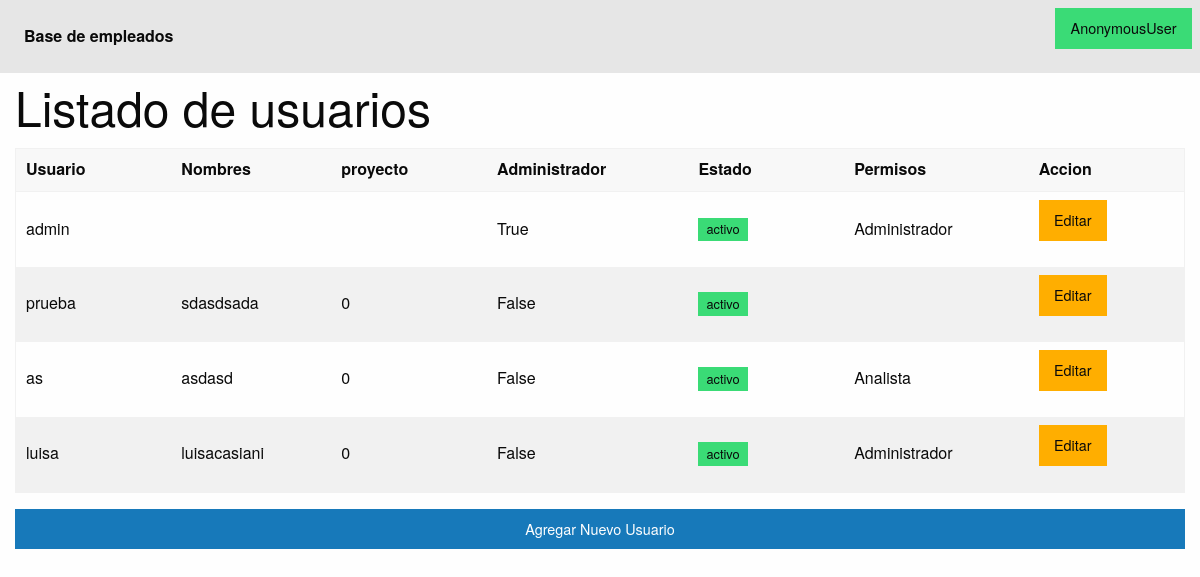
Page /list-users on the earlier database version.
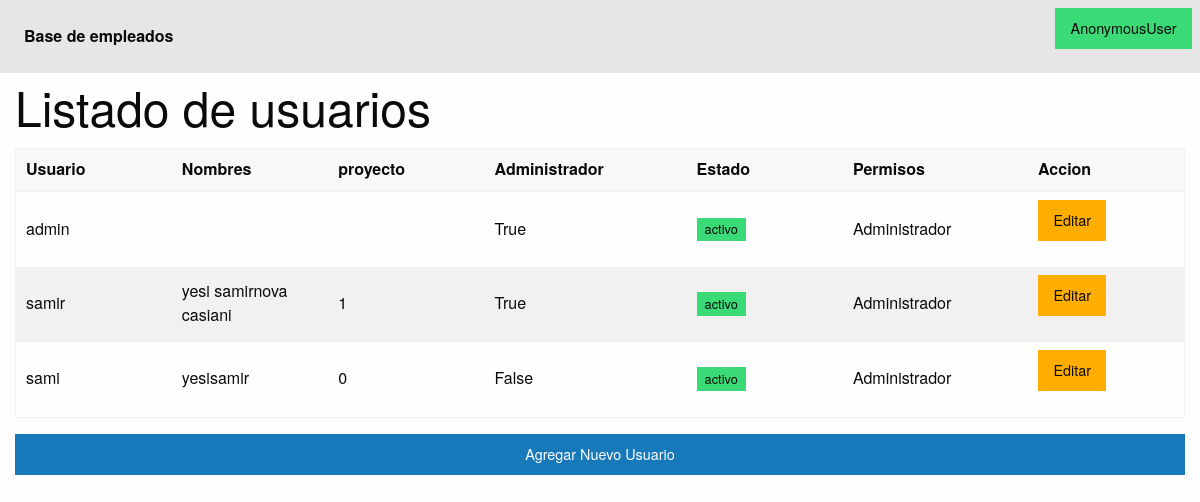
Same page on the later database version.
### applications/users/models.py (models this page shows, shortened)
class User(AbstractBaseUser, PermissionsMixin):
    ADMINISTRADOR = '0'
    ANALISTA = '1'
    PERMISSIONS_CHOICES = [
        (ADMINISTRADOR, 'Administrador'),
        (ANALISTA, 'Analista'),
    ]
    GENERO_CHOICES=(
        ('M', 'Masculino'),
        ('F', 'Femenino'),
    )
    ALGAR='0'
    SOPORTE='1'
    PROYECTO_CHOICES= [
        (ALGAR, 'Algar'),
        (SOPORTE, 'Soporte'),
    ]
    username = models.CharField(max_length=10, unique=True)
    email = models.EmailField()
    nombres = models.CharField(max_length=30, blank=True)
    apellidos = models.CharField(max_length=30, blank=True)
    ocupation = models.CharField(max_length=1, choices=PERMISSIONS_CHOICES, blank=True)
    genero = models.CharField(max_length=1, choices=GENERO_CHOICES, blank=True)
    proyecto = models.CharField(max_length=10, choices=PROYECTO_CHOICES, blank=True)
    is_staff = models.BooleanField(default=False)
    is_active = models.BooleanField(default=False)
    USERNAME_FIELD = 'username'
    REQUIRED_FIELDS = ['email']
    objects = UserManager()
    def get_full_name(self):
        return self.nombres +''+ self.apellidos

### applications/users/views.py (the view)
# urls.py: path('list-users', views.ListUserRegister.as_view(), name='list_users'),
class ListUserRegister(ListView):
    model = User
    template_name = 'users/list_users.html'
    context_object_name = 'listuser'

### templates/users/list_users.html (shortened to what this page needs)
{%extends 'base.html'%}
{%block content%}
{%include 'includes/header.html'%}
<div class="grid-container">
    <h1>Listado de usuarios</h1>
    <table>
        <thead>
          <tr>
            <th width="100" heigth="50" >Usuario</th>
            <th width="100" heigth="50">Nombres</th>
            <th width="100" heigth="50">proyecto</th>
            <th width="100" heigth="50">Administrador</th>
            <th width="100" heigth="50">Estado</th>
            <th width="100" heigth="50">Permisos</th>
            <th width="100" heigth="50">Accion</th>
          </tr>
        </thead>
        <tbody>
            {%for u in listuser%}
          <tr>
            <td>{{u.username}}</td>
            <td>{{u.get_full_name}}</td>
            <td>{{u.proyecto}}</td>
            <td>{{u.is_staff}}</td>
            <td>
              {%if u.is_active%}
                <span class="label success">activo</span>
                {%else%}
                <span class="label alert">Inactivo</span>
              {%endif%}
            </td>
            <td>{{u.get_ocupation_display}}</td>
            <td>
              <a href="{% url 'users_app:user_update' u.pk %}" class="button warning">Editar</a>
            </td>
          </tr>
          {%endfor%}
        </tbody>
      </table>
       <div class="cell">
            <a href="{% url 'users_app:create_users'  %}" class="button expanded">Agregar Nuevo Usuario</a>
       </div>
</div>
{%endblock content%}

### templates/base.html (shortened to what this page needs)
{%load static%}
<!DOCTYPE html>
<html lang="en">
<head>
    <link rel="stylesheet" href="{%static 'css/foundation.min.css' %}">
</head>
<body>
    {% block content %}{% endblock content %}
</body>
</html>

### templates/includes/header.html (shortened to what this page needs)
<div class="top-bar">
    <div class="top-bar-left">
      <ul class="dropdown menu" data-dropdown-menu>
        <li class="menu-text">Base de empleados</li>
      </div>
      <a class ="success  button" href="{% url 'login_user' %}">{{user}}</a>
      </div>

Differences in the rows shown:
removed User: username "prueba", get_full_name "sdasdsada", proyecto "0", is_staff "False", is_active "activo"
removed User: username "as", get_full_name "asdasd", proyecto "0", is_staff "False", is_active "activo", ocupation "Analista"
removed User: username "luisa", get_full_name "luisacasiani", proyecto "0", is_staff "False", is_active "activo", ocupation "Administrador"
added User: username "samir", get_full_name "yesi samirnova casiani", proyecto "1", is_staff "True", is_active "activo", ocupation "Administrador"
added User: username "sami", get_full_name "yesisamir", proyecto "0", is_staff "False", is_active "activo", ocupation "Administrador"
